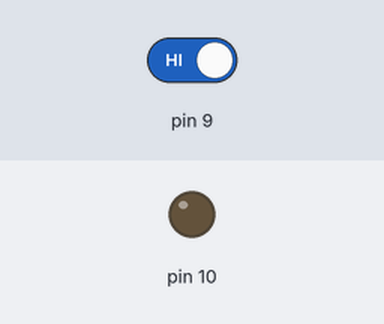
A sketch run on a simulated Arduino Uno, built with avr-gcc and run on an emulated ATmega328P. Parts: output pins drawn as LEDs (lit = HIGH). Dashed ring = blinking. Inputs (shaded band) come from the test bench; at power-on: pin 9 HIGH.

Above: at 1.8 s.
1.9 s: pin 9 driven LOW
At 4.8 s:
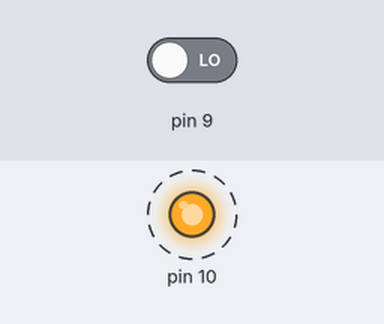
4.9 s: pin 9 driven HIGH
At 5.7 s:
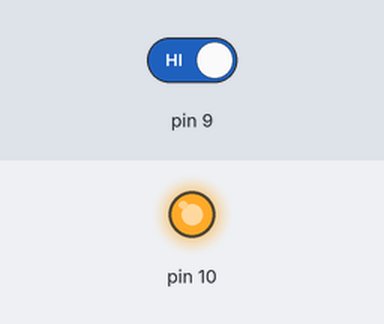
Timing chart, 0 to 7.9 s (numbered marks = the images above; inputs shaded):
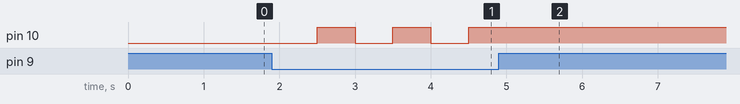

The sketch:

Array_Review.ino
```cpp
int state = 0;
int x;
void setup()
{
  pinMode(9, INPUT);
  pinMode(10, OUTPUT);
}

void loop()
{
  x = digitalRead(9);
  switch (state)
  {
    case 0:
      if (x == LOW)
      {
        digitalWrite(10, LOW);
        state = 1;
      }
      delay(500);
      break;

    case 1:
      if (x == LOW)
      {
        digitalWrite(10, HIGH);
        state = 0;
      }
      delay(500);
      break;
  }
}
```

Measured:
- after the input at 1.9 s, pin 10: alternates HIGH for 0.50 s and LOW for 0.50 s, starting after 0.60 s
- after the input at 4.9 s, pin 10: stops changing and stays HIGH
